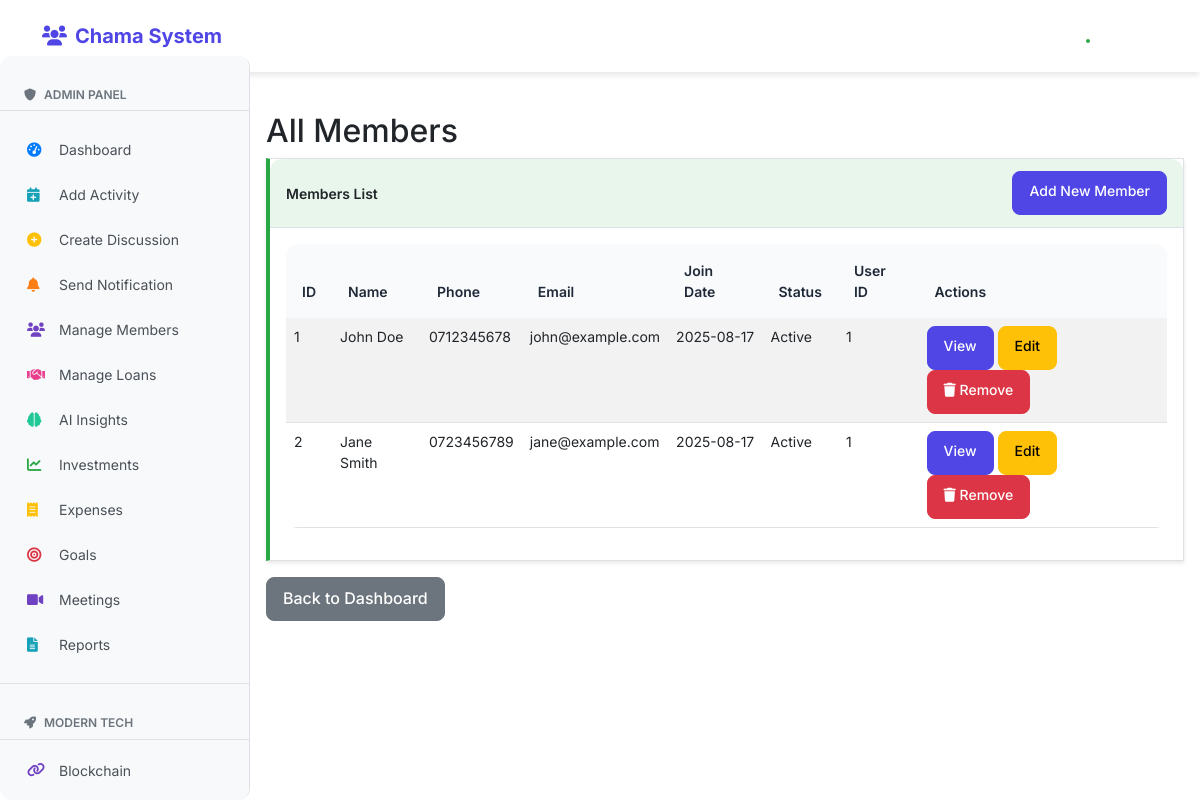
The app's page /admin/members (signed in), older data.
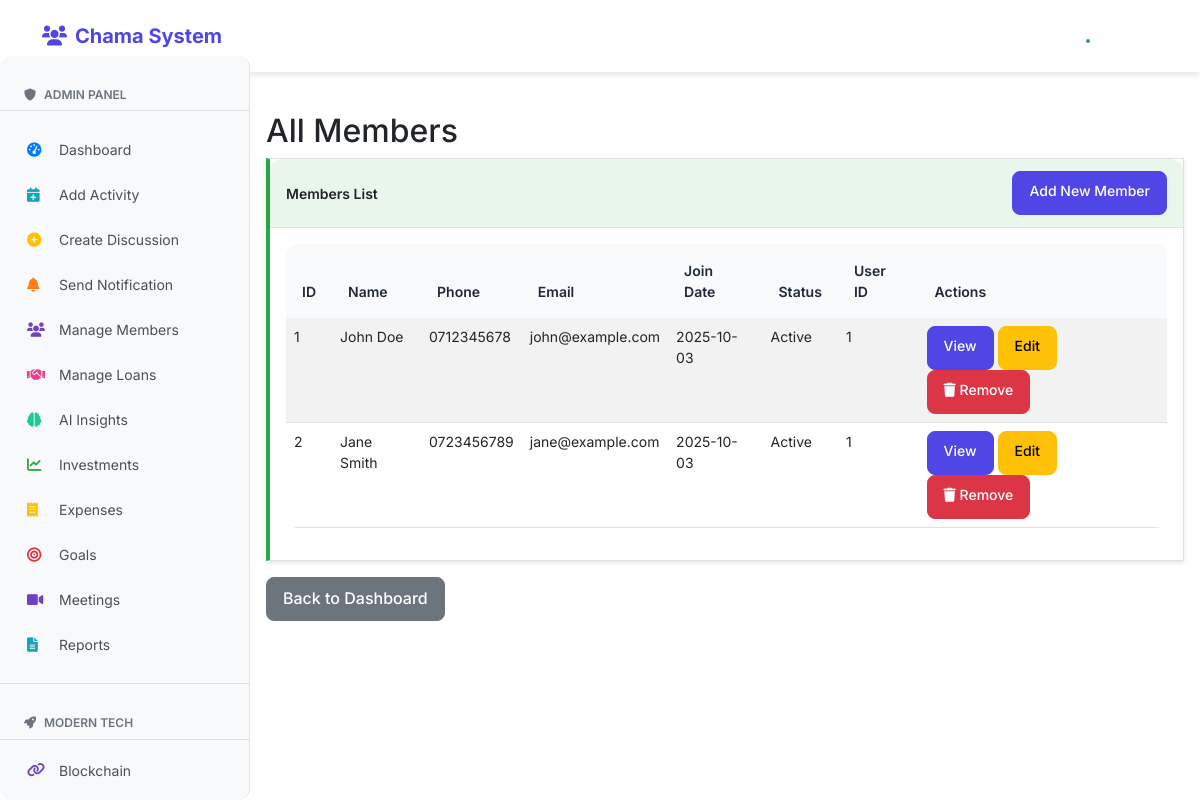
The same page, newer data.
### clean_app.py (models this page shows)
class Member(db.Model):
    id = db.Column(db.Integer, primary_key=True)
    name = db.Column(db.String(100), nullable=False)
    phone = db.Column(db.String(20), nullable=False, unique=True)
    email = db.Column(db.String(100))
    join_date = db.Column(db.DateTime, default=datetime.utcnow)
    status = db.Column(db.String(20), default='Active')
    user_id = db.Column(db.Integer, db.ForeignKey('user.id'))

### clean_app.py (the view)
@app.route('/admin/members')
@login_required
@admin_required
def admin_members():
    members = Member.query.all()
    return render_template('admin/members.html', members=members)

### clean_app.py (called while the page is built)
@login_manager.user_loader
def load_user(user_id):
    return User.query.get(int(user_id))

def admin_required(f):
    @wraps(f)
    def decorated_function(*args, **kwargs):
        if not current_user.is_admin:
            abort(403)
        return f(*args, **kwargs)
    return decorated_function

### templates/admin/members.html
{% extends "base.html" %}
{% block content %}
<h2>All Members</h2>
<div class="card">
    <div class="card-header d-flex justify-content-between align-items-center">
        <span>Members List</span>
        <a href="{{ url_for('add_member') }}" class="btn btn-primary btn-sm">Add New Member</a>
    </div>
    <div class="card-body">
        <table class="table table-striped">
            <thead>
                <tr>
                    <th>ID</th>
                    <th>Name</th>
                    <th>Phone</th>
                    <th>Email</th>
                    <th>Join Date</th>
                    <th>Status</th>
                    <th>User ID</th>
                    <th>Actions</th>
                </tr>
            </thead>
            <tbody>
                {% for member in members %}
                <tr>
                    <td>{{ member.id }}</td>
                    <td>{{ member.name }}</td>
                    <td>{{ member.phone }}</td>
                    <td>{{ member.email }}</td>
                    <td>{{ member.join_date.strftime('%Y-%m-%d') }}</td>
                    <td>{{ member.status }}</td>
                    <td>{{ member.user_id }}</td>
                    <td>
                        <a href="#" class="btn btn-sm btn-primary">View</a>
                        <a href="#" class="btn btn-sm btn-warning">Edit</a>
                        <a href="{{ url_for('remove_member', member_id=member.id) }}"
                           class="btn btn-sm btn-danger"
                           onclick="return confirm('Are you sure you want to remove {{ member.name }} from the chama? Their user account will be preserved.')">
                            <i class="fas fa-trash"></i> Remove
                        </a>
                    </td>
                </tr>
                {% else %}
                <tr>
                    <td colspan="8" class="text-center">No members found</td>
                </tr>
                {% endfor %}
            </tbody>
        </table>
    </div>
</div>
<div class="mt-3">
    <a href="{{ url_for('admin_dashboard') }}" class="btn btn-secondary">Back to Dashboard</a>
</div>
{% endblock %}

Row changes from the older to the newer data that the page shows:
changed Member "John Doe": join_date "2025-08-17" → "2025-10-03"
changed Member "Jane Smith": join_date "2025-08-17" → "2025-10-03"
